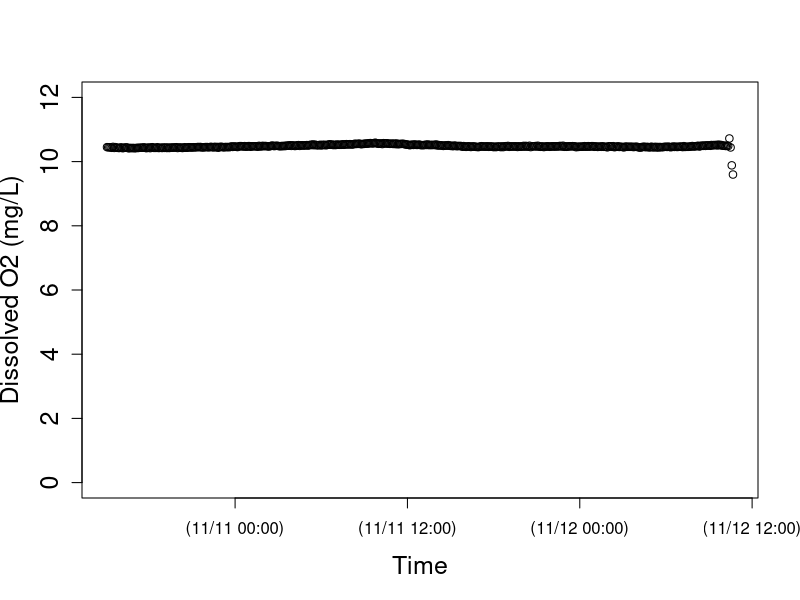
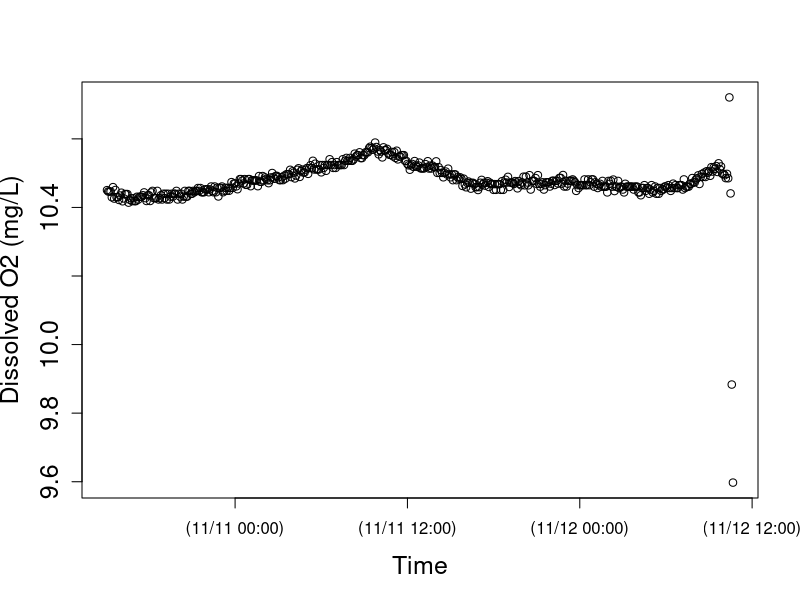

The R script that drew these images, in order: (Note: this script raises an error after producing the figures.)
setwd("N:/Thesis.N/FreshStart_trans/TempLight_trans/TempLightFall17_trans/IR10nov17")
install.packages("chron")
library(chron)
StreamData=read.table("IR10nov17.csv",header=TRUE)  	##time is in seconds since 1970 and in UTC
StreamData$dtime<-chron(StreamData$time/86400)-(8/24)
## Check new chron object dtime and O2 data
## here is where you can target and remove outliers if you want to check before running models 
plot(StreamData$dtime, StreamData$oxy,cex.lab=1.5, cex.axis=1.5, lwd=1,ylim=c(0,12), xlab="Time",ylab="Dissolved O2 (mg/L)")
plot(StreamData$dtime, StreamData$oxy,cex.lab=1.5, cex.axis=1.5, lwd=1, xlab="Time",ylab="Dissolved O2 (mg/L)")

# END data important and management
# [2] LOAD O2 SATURATION FUNCTION

osat<- function(temp, bp) {
  
  tstd<-log((298.15-temp) / (273.15 + temp))
  
  a0<-2.00907
  a1<-3.22014
  a2<-4.0501
  a3<-4.94457
  a4<- -0.256847
  a5<- 3.88767
  
  u<-10^(8.10765-(1750.286/(235+temp)))
  
  sato<-(exp(a0 + a1*tstd + a2*tstd^2 + a3*tstd^3 + a4*tstd^4+a5*tstd^5))*((bp-u)/(760-u))*1.42905
  sato
}

#end of function
# END loading O2 SAT calc #
# [3] LOAD BAROMETRIC PRESSURE FUNCTION
## Function to correct barometric pressure for altitude. From Colt (2012).
## This function gives bp in mmHg for altitude given nearby measurement of standardized barometric pressure. 
## temp is degC 
## alt is m
## bpst is in inches of Hg and the sort of data you will find from U.S. weather stations.  Delete the *25.4 if you in the rest of the world where pressure is given in metric units
####function returns mm of Hg
bpcalc<- function(bpst, alt) {
  bpst*25.4*exp((-9.80665*0.0289644*alt)/(8.31447*(273.15+15)))
}
#end of function
# END loading BP calc function ####### 
# [4] LOAD GAS EXCHANGE (K) FUNCTIONS
# NOTE: The functions you use will depend on the methods used to estimate K (O2, propane, SF6). The temperature correction (Kcor) is embedded in the models below, but the Kcor function must be loaded into R before running the model.
# UNITS are day^(-1)
## This code does the opposite of Kcor below; it estimates K600 for KO2 at a given temperature. From Wanninkhof (1992).
K600fromO2<-function (temp, KO2) {
  ((600/(1800.6 - (120.1 * temp) + (3.7818 * temp^2) - (0.047608 * temp^3)))^-0.5) * KO2
}
#end of function
# This calculates K600 from K measured in a propane addition. From Raymond et al. (2012).
K600frompropane<-function (temp, Kpropane) {
  ((600/(2864 - (154.14 * temp) + (3.791 * temp^2) - (0.0379 * temp^3)))^-0.5) * Kpropane
}
#end of function
# This calculates K600 from K measured in a SF6 addition. From Raymond et al. (2012).
K600fromSF6<-function(temp, KSF6) {
  ((600/(3255.3-(217.13*temp)+(6.837*temp^2)-(0.08607*temp^3)))^-0.5)*KSF6
}
#end of function
# This function calculates KO2 at any given tempertaure from K600. via schmidt number scaling.  The scaling equation if From Jähne et al. (1987), Schmidt number conversions from Wanninkhof et al. 1992.
Kcor<-function (temp,K600){
  K600/(600/(1800.6-(temp*120.1)+(3.7818*temp^2)-(0.047608*temp^3)))^-0.5
}
#end of function
# END loading K functions
# [5] NIGHTTIME REGRESSION to estimate K -- OPTIONAL
### nighttime regression code to estimate K. Approach as in Hornberger and Kelly (1975).
## o2 file is your oxygen data (defined in subsetting)
## bp is barometric pressure in mm Hg for your site, 
## ts is the time step in MINUTES (not days as in metabolism code below)

nightreg<-function(o2file, bp, ts){
  
  temp<-o2file$temp
  oxy<-o2file$oxy
  
  # moving average on oxy data
  oxyf1<-filter(o2file$oxy,rep(1/3,3), sides=2)
  
  # trim the ends of the oxy data
  oxyf2<- oxyf1[c(-1,-length(oxyf1))]
  
  # calculate delO/delt; convert to units of days by ts in min-1*1440
  deltaO2<-((oxyf2[-1]-oxyf2[-length(oxyf2)])/ts)*1440
  
  # Trim the first two and last one from the temp data to match the filter oxy data
  temptrim<-temp[c(-2:-1,-length(temp))]
  
  # calc the dodef
  satdef<-osat(temptrim,bp)-oxyf2[-1]
  
  # fit linear model and plot using linear model fitting (lm) and abline functions in R stats package
  nreg<-lm(deltaO2~satdef)
  plot(satdef,deltaO2)
  abline(nreg)
  
  # use coef function in R stats package to get lm coefficients
  coeff<-coef(nreg)
  
  # output gives lm coeff and K600 (converted from nighttime regression estimate of KO2)
  out<-list(coeff, K600fromO2(mean(temp), coeff[2]))
  out
  
}
#end of function
# NOTE: this approach works better for some sites/dates than others; always check that your model fit is good and that your K600 estimate makes sense!
#Call as:  The first argument in the function defines when to pull data.  In this case on 10/27/204 (for spring creek) between 18:05 and 23:00

nightreg(StreamData[StreamData$dtime>=as.numeric(chron(dates="11/08/17", times="00:00:00")) & StreamData$dtime<=as.numeric(chron(dates="11/08/17", times="23:59:59")), ], bp=660, ts=10)
# END nighttime regression calculation of K #
# check that light makes sense
plot(StreamData$dtime, StreamData$light,cex.lab=1.5, cex.axis=1.5, lwd=1, xlab="Time",ylab="PAR (umol photons/s/m2)")
# END light
# [7] MODEL v1 - RIVERMETABK; solves for GPP, ER, AND K
##
# [7a] LOAD RIVERMETABK functions
###########################################

## VERSION 1 of possible metabolism model

##### now estimate metabolism

## parameter names (and units) for BOTH rivermetab functions (solving for or fixing K600):
## oxy.mod = modeled O2 (mg/L)
## oxy = O2 data (mg/L)
## MET[1] = GPP = estimated daily gross primary production (g O2 m-2 d-1); + flux of O2 production
## MET[2] = ER = estimated daily ecosystem respiration (g O2 m-2 d-1); - flux of O2 consumption 
## MET[3] = K = estimated K600 (d-1)
## z = estimated site depth (m)
## Kcor = KO2 corrected for temperature, calculated from K600 (d-1)
## bp = barometric pressure (mmHg)
## temp = water temperature (C)
## light = PAR data (or modlight from above light function)
## ts = time step of O2 data from logger (10 min intervals --> units are day, so 10/1440=0.06944)

# Model to calculate GPP, ER and K simultaneously
# This model is advantageous in the sense that one can estimate K from the data, but beware that it may be an overparameterized model.  
# Note that you have the opportunity below to use your light data or modeled light (here as data$light estimated for spring creek and french creek with the light model function above). You decide and modify the function and data names accordingly.

# rivermetabK is the master function that calls the MLE function (onestationmleK) and plotting function (onestationplot) below
rivermetabK<-function(o2file, z, bp, ts){
  
  ##pull data out of loaded o2file (subset in CALL function) and give it a name. 
  temp<-o2file$temp
  oxy<-o2file$oxy
  light<-o2file$light
  
  ##This calls onestationmleK (below) to calculate metabolism by non-linear minimization. We use nlm() function in R stats package; for more information see "help(nlm)"  The first argument is the function to be minimized, the second defines the starting values.  The function that is minimized (onestationmleK, see below) always has as its first argument, a vector of parameters (MET), and second argument a vector of starting values for those parameters, p=c(3,-5, 10).
  
  river.mle<-nlm(onestationmleK, p=c(3,-5, 10), oxy=oxy, z=z,temp=temp,light=light, bp=bp, ts=ts)
  
  ##plot modeled and measaured O2 given MLE estimates of GPP, ER, and K600.  It calls a function below onestationplot()
  
  onestationplot(GPP=river.mle$estimate[1], ER=river.mle$estimate[2],oxy=oxy,z=z,temp=temp,light=light, K=river.mle$estimate[3], bp=bp, ts=ts)
  
  ##return GPP, ER, K600, and MLE values
  b <- list(GPP=river.mle$estimate[1], ER=river.mle$estimate[2], K600=river.mle$estimate[3], neglogL=river.mle$minimum[1])
  b
}
# end of function
# This function returns the negative log likelihood value given O2 data and estimates of GPP, ER, and K (which is vector MET); is included in master rivermetabK function above
onestationmleK<-function(MET,temp, oxy, light, z, bp, ts) {
  
  # create new vector for modeled O2
  oxy.mod<-numeric(length(data))
  # give starting value from oxygen data; this is the only time O2 data is used to model GPP and ER
  oxy.mod[1]<-oxy[1]
  
  # this is the metabolism equation as in Van de Bogert et al 2007 L&OMethods
  for (i in 2:length(oxy)) {oxy.mod[i]<-oxy.mod[i-1]+((MET[1]/z)*(light[i]/sum(light)))+ MET[2]*ts/z+(Kcor(temp[i],MET[3]))*ts*(osat(temp[i],bp)-oxy.mod[i-1]) }
  
  ##below is MLE calculation; output is -log likelihood
  # diff in measured and modeled O2
  sqdiff<-(oxy-oxy.mod)^2 
  # likelihood function
  L <- length(oxy) * (log(((sum(sqdiff)/length(oxy))^0.5))+0.5*log(6.28)) + ((2*sum(sqdiff)/length(oxy))^-1) * sum(sqdiff)
  L
}
# end of function
# this function plots modeled O2 and O2 data from estimates of daily GPP, ER, and K; is included in master rivermetabK function above
# Calls same metabolism equation as in mle function, but plots modeled O2 as a function of GPP, ER, and K estimates from mle
# use this to visually assess your model estimates (should be good agreement between modeled and measured O2)
onestationplot<-function(GPP, ER, oxy, z, temp, K, light, bp, ts) {
  
  oxy.mod<-numeric(length(oxy))
  oxy.mod[1]<-oxy[1]
  
  # this is the metabolism equation as in Van de Bogert et al (2007) L&OMethods
  for (i in 2:length(oxy)) { oxy.mod[i]<-oxy.mod[i-1]+((GPP/z)*(light[i]/sum(light)))+ ER*ts/z+(Kcor(temp[i],K))*ts*(osat(temp[i],bp)-oxy.mod[i-1]) }
  
  plot(seq(1:length(oxy)),oxy.mod, type="l",xlab="Time", ylab="Dissolved oxygen  (mg/L)", cex.lab=1.5, cex.axis=1.5, lwd=2 )
  points(seq(1:length(oxy)),oxy)
}
# end of function

####### END LOADING rivermetabK function #
# [7b] CALL RIVERMETABK function
###########################################

## Call as:  z is depth in m, bp is im mmHg, ts is time steps in days.

# for spring creek data; 10/28/14
####### END LOADING rivermetabK function #
# [7b] CALL RIVERMETABK function
###########################################

## Call as:  z is depth in m, bp is im mmHg, ts is time steps in days.

# for spring creek data; 10/28/14
####### END LOADING rivermetabK function #
# [7b] CALL RIVERMETABK function
###########################################

## Call as:  z is depth in m, bp is im mmHg, ts is time steps in days.

# for spring creek data; 10/28/14
rivermetab<-function(o2file, z, bp, ts, K){
  
  ##pull data out of loaded o2file (subset in CALL function) and give it a name. 
  temp<-o2file$temp
  oxy<-o2file$oxy
  light<-o2file$light
  
  ##calculate metabolism by non linear minimization of MLE function (below)
  river.mle<-nlm(onestationmle, p=c(3,-5), oxy=oxy, z=z,temp=temp,light=light, bp=bp, ts=ts, K=K)
  
  ##plot data; uses same plot function as given for rivermetabK above (relisted below to keep each model as own unit)
  onestationplot(GPP=river.mle$estimate[1], ER=river.mle$estimate[2],oxy=oxy,z=z,temp=temp,light=light, K=K, bp=bp, ts=ts)
  
  ##return GPP, ER, and MLE value
  b<-list(GPP= river.mle$estimate[1], ER= river.mle$estimate[2],  neglogL= river.mle$minimum[1])
  b
}
# end of function

# function returns the likelihood value given O2 data and estimates of GPP, ER (which is vector MET); is included in master rivermetab function above; K600 is fixed
onestationmle<-function(MET,temp, oxy, light, z, bp, ts, K) {
  
  oxy.mod<-numeric(length(data))
  oxy.mod[1]<-oxy[1]
  
  # this is the metabolism equation as in Van de Bogert et al 2007 L&OMethods
  for (i in 2:length(oxy)) {oxy.mod[i]<-oxy.mod[i-1]+((MET[1]/z)*(light[i]/sum(light)))+ MET[2]*ts/z+(Kcor(temp[i],K))*ts*(osat(temp[i],bp)-oxy.mod[i-1]) }
  
  ## below is MLE calculation; output is likelihood
  # diff in measured and modeled O2
  sqdiff<-(oxy-oxy.mod)^2 
  # likelihood function
  L <- length(oxy)*(log(((sum(sqdiff)/length(oxy))^0.5)) +0.5*log(6.28)) + ((2*sum(sqdiff)/length(oxy))^-1)*sum(sqdiff)
  L
}
#end of function

# (As in rivermetabK)
# this function plots modeled O2 and O2 data from estimates of daily GPP and ER; is included in master rivermetab function above
# Calls same metabolism equation as in mle function, but plots modeled O2 as a function of GPP, ER estimates from mle
# use this to visually assess your model estimates (should be good agreement between modeled and measured O2)
onestationplot<-function(GPP, ER, oxy, z, temp, K, light, bp, ts) {
  
  oxy.mod<-numeric(length(oxy))
  oxy.mod[1]<-oxy[1]
  
  # this is the metabolism equation as in Van de Bogert et al (2007) L&OMethods
  for (i in 2:length(oxy)) { oxy.mod[i]<-oxy.mod[i-1]+((GPP/z)*(light[i]/sum(light)))+ ER*ts/z+(Kcor(temp[i],K))*ts*(osat(temp[i],bp)-oxy.mod[i-1]) }
  
  plot(seq(1:length(oxy)),oxy.mod, type="l",xlab="Time", ylab="Dissolved oxygen  (mg/L)", cex.lab=1.5, cex.axis=1.5, lwd=2 )
  points(seq(1:length(oxy)),oxy)
  
  print(summary(lm(oxy~oxy.mod)))
  
}
# end of function
####### END loading rivermetab function ####### 
## Call as:  z is depth in m, bp is im mmHg, ts is time steps in days.

# 5 MIN timestep!! literature k600 values based on slope
rivermetab(o2file=StreamData[StreamData$dtime>=as.numeric(chron(
  dates="11/10/17", times="15:30:00")) & StreamData $dtime<=as.numeric(chron(
    dates="11/12/17", times="10:00:00")), ], 
  z=0.080, 
  bp=723, 
  ts=0.0034722, 
  K=61.352979)
# 10 MIN timestep!! literature k600 values based on slope
rivermetab(o2file=StreamData[StreamData$dtime>=as.numeric(chron(
  dates="11/10/17", times="15:30:00")) & StreamData $dtime<=as.numeric(chron(
    dates="11/12/17", times="10:00:00")), ], 
  z=0.080, 
  bp=723, 
  ts=0.0069444, 
  K=61.352979)

# 5 MIN timestep!! my derived k600 values based on velocity
rivermetab(o2file=StreamData[StreamData$dtime>=as.numeric(chron(
  dates="11/10/17", times="15:30:00")) & StreamData $dtime<=as.numeric(chron(
  dates="11/12/17", times="10:00:00")), ], 
  z=0.080, 
  bp=723, 
  ts=0.0034722, 
  K=29.4567433)
# 10 MIN timestep!! my derived k600 values based on velocity
rivermetab(o2file=StreamData[StreamData$dtime>=as.numeric(chron(
  dates="11/10/17", times="15:30:00")) & StreamData $dtime<=as.numeric(chron(
    dates="11/12/17", times="10:00:00")), ], 
  z=0.080, 
  bp=723, 
  ts=0.0069444, 
  K=29.4567433)

# 5 MIN timestep!! full model as is 
rivermetabK(o2file=StreamData[ StreamData $dtime>=as.numeric(chron(
  dates="11/10/17", times="15:30:00")) & StreamData $dtime<=as.numeric(chron(
  dates="11/12/17", times="10:00:00")), ], 
  z=0.080, 
  bp=723, 
  ts=0.0034722)
